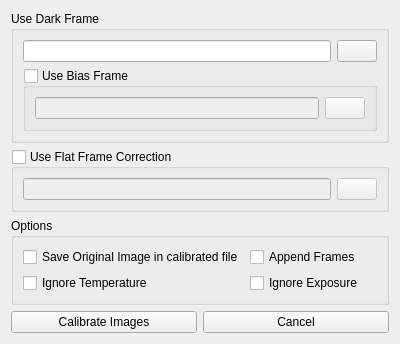
<?xml version="1.0" encoding="UTF-8"?>
<ui version="4.0">
 <class>Dialog</class>
 <widget class="QDialog" name="Dialog">
  <property name="geometry">
   <rect>
    <x>0</x>
    <y>0</y>
    <width>400</width>
    <height>309</height>
   </rect>
  </property>
  <property name="windowTitle">
   <string>Dialog</string>
  </property>
  <property name="modal">
   <bool>true</bool>
  </property>
  <layout class="QGridLayout" name="gridLayout">
   <item row="0" column="0" colspan="2">
    <widget class="QGroupBox" name="groupBoxUseDark">
     <property name="sizePolicy">
      <sizepolicy hsizetype="Preferred" vsizetype="Fixed">
       <horstretch>0</horstretch>
       <verstretch>0</verstretch>
      </sizepolicy>
     </property>
     <property name="title">
      <string>Use Dark Frame</string>
     </property>
     <property name="checkable">
      <bool>false</bool>
     </property>
     <property name="checked">
      <bool>false</bool>
     </property>
     <layout class="QGridLayout" name="gridLayout_2">
      <item row="0" column="0" colspan="2">
       <widget class="QLineEdit" name="lineEditMasterDarkFrame"/>
      </item>
      <item row="2" column="0" colspan="3">
       <widget class="QGroupBox" name="groupBoxUseBias">
        <property name="sizePolicy">
         <sizepolicy hsizetype="Preferred" vsizetype="Fixed">
          <horstretch>0</horstretch>
          <verstretch>0</verstretch>
         </sizepolicy>
        </property>
        <property name="title">
         <string>Use Bias Frame</string>
        </property>
        <property name="checkable">
         <bool>true</bool>
        </property>
        <property name="checked">
         <bool>false</bool>
        </property>
        <layout class="QGridLayout" name="gridLayout_4">
         <item row="0" column="0">
          <widget class="QLineEdit" name="lineEditMasterBiasFrame"/>
         </item>
         <item row="0" column="1">
          <widget class="QPushButton" name="buttonBiasFrameName">
           <property name="text">
            <string/>
           </property>
           <property name="icon">
            <iconset resource="../VSOP.qrc">
             <normaloff>:/images/open.png</normaloff>:/images/open.png</iconset>
           </property>
          </widget>
         </item>
        </layout>
       </widget>
      </item>
      <item row="0" column="2">
       <widget class="QPushButton" name="buttonDarkFrameName">
        <property name="sizePolicy">
         <sizepolicy hsizetype="Fixed" vsizetype="Fixed">
          <horstretch>0</horstretch>
          <verstretch>0</verstretch>
         </sizepolicy>
        </property>
        <property name="text">
         <string/>
        </property>
        <property name="icon">
         <iconset resource="../VSOP.qrc">
          <normaloff>:/images/open.png</normaloff>:/images/open.png</iconset>
        </property>
       </widget>
      </item>
     </layout>
    </widget>
   </item>
   <item row="1" column="0" colspan="2">
    <widget class="QGroupBox" name="groupBoxUseFlat">
     <property name="sizePolicy">
      <sizepolicy hsizetype="Preferred" vsizetype="Fixed">
       <horstretch>0</horstretch>
       <verstretch>0</verstretch>
      </sizepolicy>
     </property>
     <property name="title">
      <string>Use Flat Frame Correction</string>
     </property>
     <property name="checkable">
      <bool>true</bool>
     </property>
     <property name="checked">
      <bool>false</bool>
     </property>
     <layout class="QGridLayout" name="gridLayout_3">
      <item row="0" column="0">
       <widget class="QLineEdit" name="lineEditMasterFlatFrame">
        <property name="sizePolicy">
         <sizepolicy hsizetype="Expanding" vsizetype="Fixed">
          <horstretch>0</horstretch>
          <verstretch>0</verstretch>
         </sizepolicy>
        </property>
       </widget>
      </item>
      <item row="0" column="1">
       <widget class="QPushButton" name="buttonFlatFrameName">
        <property name="sizePolicy">
         <sizepolicy hsizetype="Minimum" vsizetype="Fixed">
          <horstretch>0</horstretch>
          <verstretch>0</verstretch>
         </sizepolicy>
        </property>
        <property name="text">
         <string/>
        </property>
        <property name="icon">
         <iconset resource="../VSOP.qrc">
          <normaloff>:/images/open.png</normaloff>:/images/open.png</iconset>
        </property>
       </widget>
      </item>
     </layout>
    </widget>
   </item>
   <item row="2" column="0" colspan="2">
    <widget class="QGroupBox" name="groupBox_4">
     <property name="sizePolicy">
      <sizepolicy hsizetype="Preferred" vsizetype="Fixed">
       <horstretch>0</horstretch>
       <verstretch>0</verstretch>
      </sizepolicy>
     </property>
     <property name="title">
      <string>Options</string>
     </property>
     <layout class="QGridLayout" name="gridLayout_5">
      <item row="0" column="0">
       <widget class="QCheckBox" name="checkBoxSaveOriginal">
        <property name="text">
         <string>Save Original Image in calibrated file</string>
        </property>
       </widget>
      </item>
      <item row="0" column="1">
       <widget class="QCheckBox" name="checkBoxAppendFrames">
        <property name="text">
         <string>Append Frames</string>
        </property>
       </widget>
      </item>
      <item row="1" column="0">
       <widget class="QCheckBox" name="checkBoxIgnoreTemperature">
        <property name="text">
         <string>Ignore Temperature</string>
        </property>
       </widget>
      </item>
      <item row="1" column="1">
       <widget class="QCheckBox" name="checkBoxIgnoreExposure">
        <property name="text">
         <string>Ignore Exposure</string>
        </property>
       </widget>
      </item>
     </layout>
    </widget>
   </item>
   <item row="3" column="0">
    <widget class="QPushButton" name="btnCalibrateImages">
     <property name="sizePolicy">
      <sizepolicy hsizetype="Preferred" vsizetype="Fixed">
       <horstretch>0</horstretch>
       <verstretch>0</verstretch>
      </sizepolicy>
     </property>
     <property name="text">
      <string>Calibrate Images</string>
     </property>
    </widget>
   </item>
   <item row="3" column="1">
    <widget class="QPushButton" name="buttonCancel">
     <property name="text">
      <string>Cancel</string>
     </property>
    </widget>
   </item>
  </layout>
 </widget>
 <resources>
  <include location="../VSOP.qrc"/>
 </resources>
 <connections/>
</ui>
